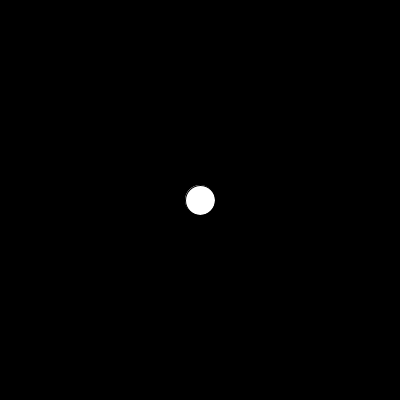
Frame 1 (no input)
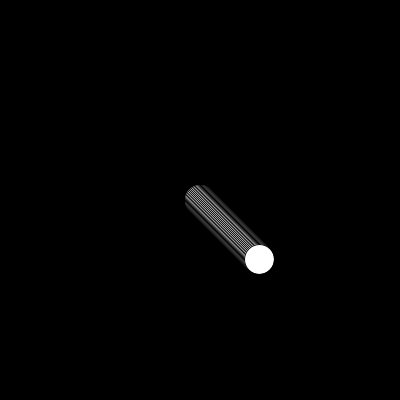
Frame 60 (the mouse pressed at the canvas centre just before this capture)
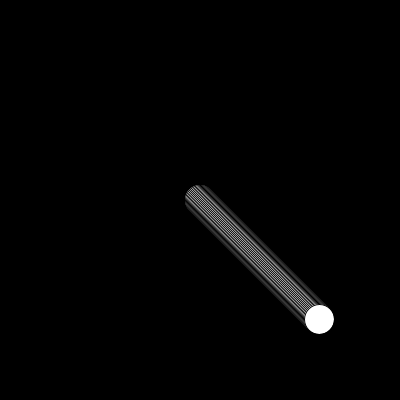
Frame 120 (the mouse held since frame 60 and released just before this capture)

The Processing sketch that drew these frames (run headless with seeded random() and noise(); from frame 60 on, the mouse is pressed at the canvas centre):

// Processing sketch: ex03_01_10_b
// ── ex03_01_10_b.pde
// 원을 일정 속도로 이동2

int x, y;
int velocity_x = 1, velocity_y = 1;

void setup() {
  size(400, 400);
  background(0);
  x = width/2;
  y = height/2;
}

void draw() {
  ellipse(x, y, 30, 30);
  x += velocity_x;
  y += velocity_y;
  println(frameCount + " : " + frameRate);
}
